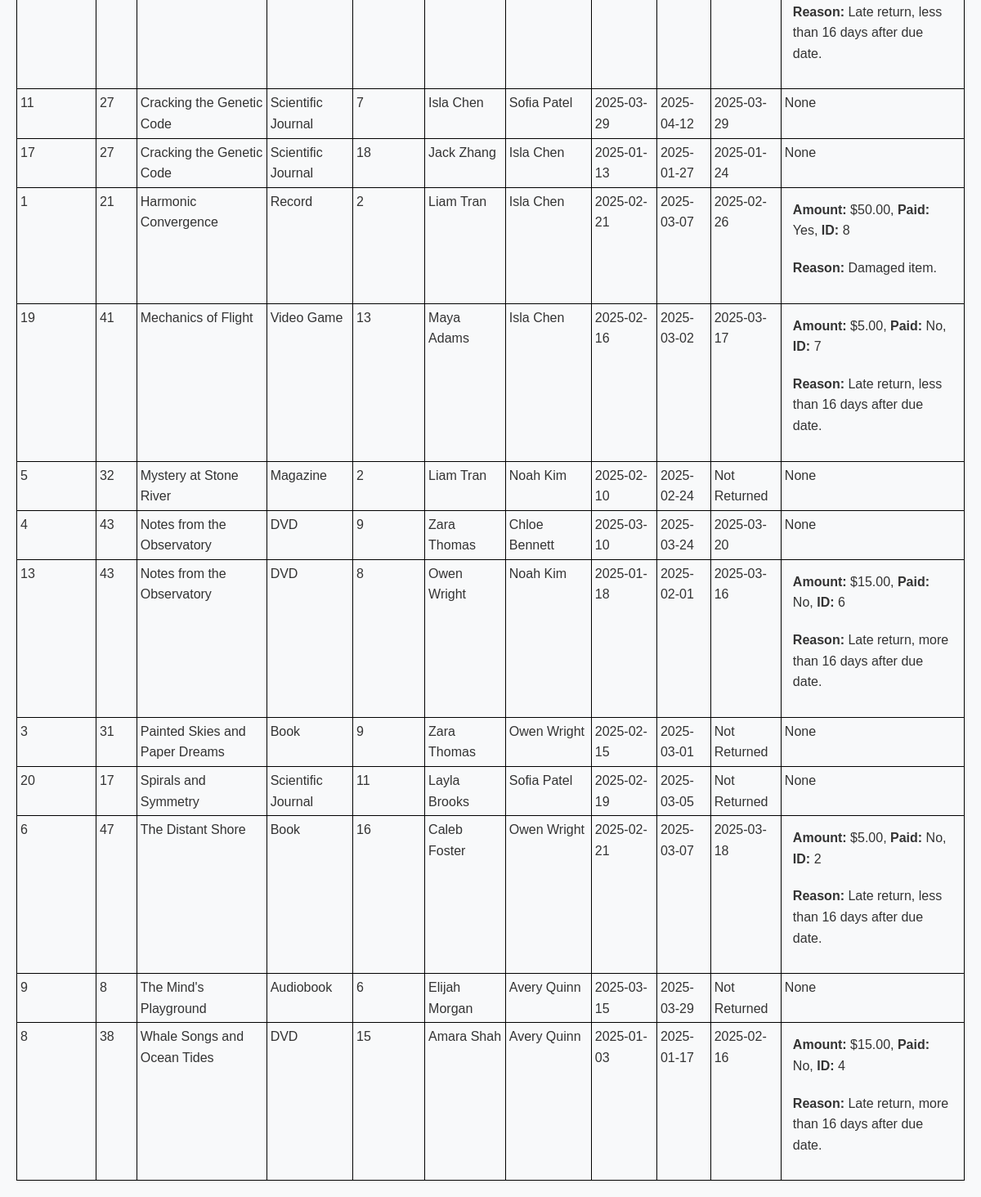
Before: /view_borrowings (lower part) with the older database file.
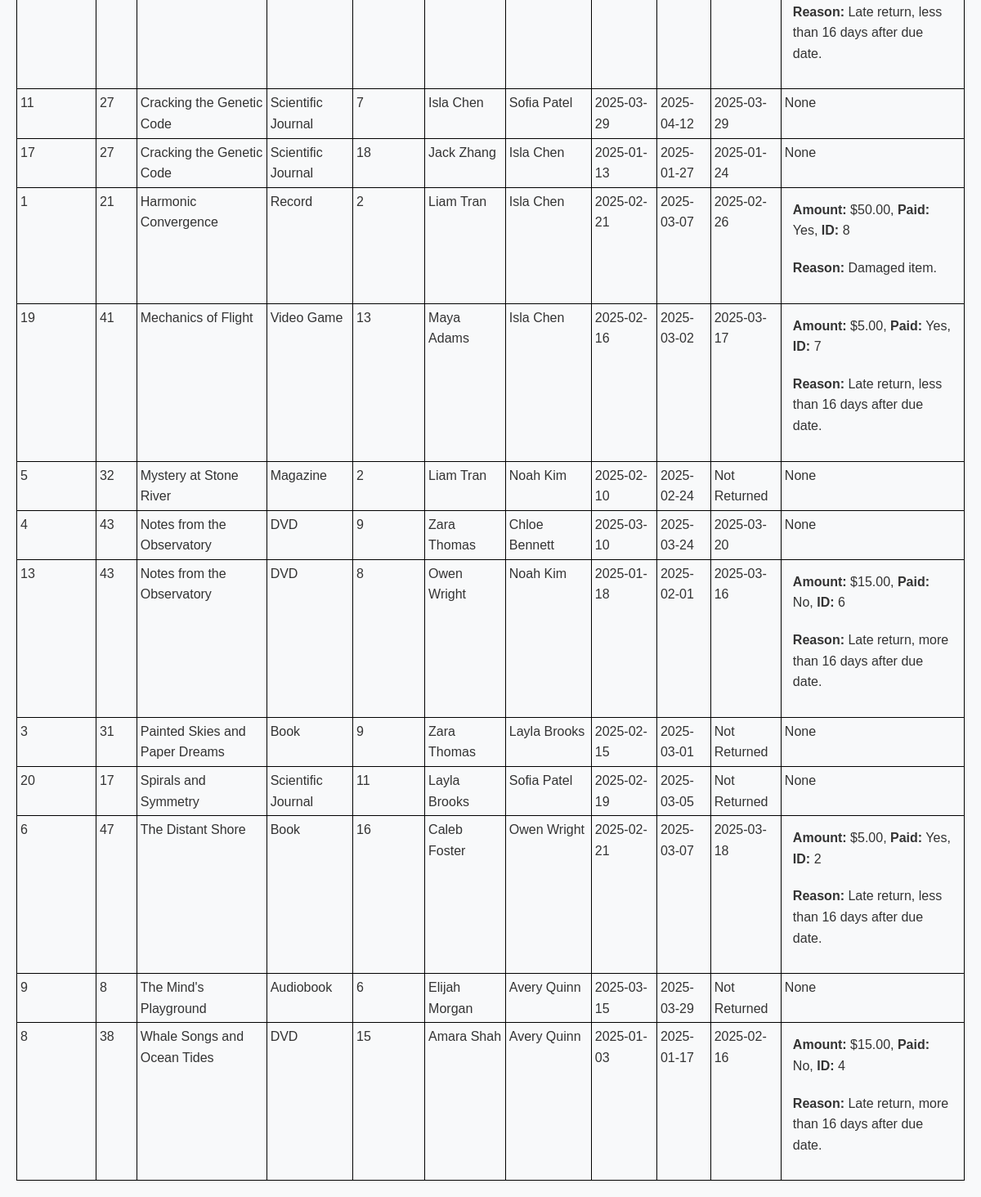
After: the same page with the newer database file.
### tables this page shows
CREATE TABLE "Borrowings" (
    borrowing_id INTEGER PRIMARY KEY,
    item_id INTEGER,
    person_id INTEGER,
    personnel_id INTEGER,
    borrow_date TEXT,
    due_date TEXT,
    return_date TEXT,
    FOREIGN KEY (item_id) REFERENCES ItemsNew(item_id),
    FOREIGN KEY (person_id) REFERENCES PeopleNew(person_id),
    FOREIGN KEY (personnel_id) REFERENCES PersonnelNew(person_id),
    CHECK (return_date IS NULL OR return_date >= borrow_date), -- Ensure return_date is after borrow_date
    CHECK (due_date IS NULL OR due_date >= borrow_date) -- Ensure due_date is after borrow_date
);

### app.py (the view)
@app.route('/view_borrowings', methods=['GET'])
def view_borrowings():
    conn = get_db_connection()
    sort_by = request.args.get('sort_by', 'title')
    sort_order = request.args.get('sort_order', 'asc')
    filter_status = request.args.get('filter_status', 'all')
    filter_fines = request.args.get('filter_fines', 'all')  # New fine filter parameter
    allowed_filters = ['all', 'returned', 'not_returned']
    if filter_status not in allowed_filters:
        filter_status = 'all'
    sortable_columns_db = {
        'borrowing_id': 'B.borrowing_id',
        'item_id': 'B.item_id',
        'title': 'I.title',
        'item_type': 'I.item_type',
        'person_id': 'B.person_id',
        'borrower_name': 'P.name',
        'borrow_date': 'B.borrow_date',
        'fine_amount': 'total_fine_amount'
    }
    sortable_options_display = {
        'borrowing_id': 'Borrowing ID',
        'item_id': 'Item ID',
        'title': 'Title',
        'item_type': 'Type',
        'person_id': 'Borrower ID',
        'borrower_name': 'Borrower Name',
        'borrow_date': 'Borrow Date',
        'fine_amount': 'Total Fine Amount'
    }
    if sort_by not in sortable_columns_db:
        sort_by = 'title'
    if sort_order.lower() not in ['asc', 'desc']:
        sort_order = 'asc'
    sql_sort_column = sortable_columns_db[sort_by]
    base_query = """
        SELECT
            B.borrowing_id,
            B.item_id,
            I.title,
            I.item_type,
            B.person_id,
            P.name AS borrower_name,
            B.borrow_date,
            B.due_date,
            COALESCE(B.return_date, 'Not Returned') AS return_date_display,
            B.return_date,
            COALESCE(SUM(F.amount), 0) AS total_fine_amount,
            SUM(CASE WHEN F.paid_status = '0' THEN F.amount ELSE 0 END) AS total_unpaid_fines,
            SUM(CASE WHEN F.paid_status = '1' THEN F.amount ELSE 0 END) AS total_paid_fines,
            GROUP_CONCAT(F.fine_id || '|' || F.amount || '|' || F.paid_status) AS fines,
            personnel_subquery.personnel_name
        FROM Borrowings B
        JOIN Items I ON B.item_id = I.item_id
        JOIN People P ON B.person_id = P.person_id
        LEFT JOIN Fines F ON B.borrowing_id = F.borrowing_id
        LEFT JOIN (
        SELECT person_id, name AS personnel_name
        FROM People
    ) AS personnel_subquery ON B.personnel_id = personnel_subquery.person_id
    """
    where_clause = ""
    if filter_status == 'returned':
        where_clause = "WHERE B.return_date IS NOT NULL"
    elif filter_status == 'not_returned':
        where_clause = "WHERE B.return_date IS NULL"
    group_clause = """
        GROUP BY
            B.borrowing_id, B.item_id, I.title, I.item_type,
            B.person_id, P.name, B.borrow_date, B.due_date, B.return_date
    """
    having_clause = "HAVING 1=1"
    if filter_fines == 'with_fines':
        having_clause += " AND total_fine_amount > 0"
    elif filter_fines == 'unpaid_fines':
        having_clause += " AND total_unpaid_fines > 0"
    elif filter_fines == 'paid_fines':
        having_clause += " AND total_paid_fines > 0"
    order_clause = f"ORDER BY {sql_sort_column} {sort_order.upper()}"
    query = f"{base_query} {where_clause} {group_clause} {having_clause} {order_clause}"
    borrowings = conn.execute(query).fetchall()
    conn.close()
    return render_template(
        'view_borrowings.html',
        borrowings=borrowings,
        sortable_options=sortable_options_display,
        current_sort_by=sort_by,
        current_sort_order=sort_order,
        current_filter_status=filter_status,
        current_filter_fines=filter_fines  # Pass the current fines filter to the template
    )

### app.py (called while the page is built)
def get_db_connection():
    conn = sqlite3.connect(DATABASE, timeout=10)  # Waits up to 10 seconds if the database is locked
    conn.row_factory = sqlite3.Row
    return conn

### templates/view_borrowings.html (shortened to what this page needs)
{% extends "base.html" %}
{% block content %}
  {% if borrowings|length == 0 %}
    <p>No borrowings found matching your criteria.</p>
  {% else %}
    <table>
      <tbody>
        {% for borrowing in borrowings %}
          <tr>
            <td>{{ borrowing['borrowing_id'] }}</td>
            <td>{{ borrowing['item_id'] }}</td>
            <td>{{ borrowing['title'] }}</td>
            <td>{{ borrowing['item_type'] }}</td>
            <td>{{ borrowing['person_id'] }}</td>
            <td>{{ borrowing['borrower_name'] }}</td>
            <td>{{ borrowing['personnel_name'] }}</td>
            <td>{{ borrowing['borrow_date'] }}</td>
            <td>{{ borrowing['due_date'] }}</td>
            <td>{{ borrowing['return_date_display'] }}</td>
            <td>
                {% if borrowing['fines'] %}
                {% set fines_list = borrowing['fines'].split(',') %}
                <ul>
                  {% for fine in fines_list %}
                    {% set parts = fine.split('|') %}
                    {% if parts|length >= 3 %}
                      {% set amount = parts[1]|float %}
                      {% set paid_text = 'Yes' if parts[2]|trim == '1' else 'No' %}
                      <li>
                        <strong>Amount:</strong> ${{ "%.2f"|format(amount) }},
                        <strong>Paid:</strong> {{ paid_text }},
                        <strong>ID:</strong> {{ parts[0] }}
                      </li>
                      <li>
                        <strong>Reason:</strong>
                        {% if amount == 5 %}
                          Late return, less than 16 days after due date.
                        {% elif amount == 15 %}
                          Late return, more than 16 days after due date.
                        {% elif amount == 50 %}
                          Damaged item.
                        {% else %}
                          Unknown.
                        {% endif %}
                      </li>
                    {% endif %}
                  {% endfor %}
                </ul>
              {% else %}
                None
              {% endif %}
            </td>
          </tr>
        {% endfor %}
      </tbody>
    </table>
  {% endif %}
{% endblock %}

Changed rows visible on the page:
changed Borrowings id 3: personnel_name "Owen Wright" → "Layla Brooks"
Other visible differences:
new list line: "Amount: $ 5.00 , Paid: Yes , ID: 7 Reason: Late return, less than 16 days after due date."
new list line: "Amount: $ 5.00 , Paid: Yes , ID: 2 Reason: Late return, less than 16 days after due date."
list line gone: "Amount: $ 5.00 , Paid: No , ID: 7 Reason: Late return, less than 16 days after due date."
list line gone: "Amount: $ 5.00 , Paid: No , ID: 2 Reason: Late return, less than 16 days after due date."
